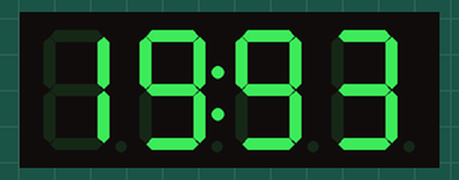
Bench run of a sketch on a simulated Arduino Uno, built with avr-gcc and run on an emulated ATmega328P. Parts: 4-digit seven-segment display. Wiring (inferred from the names in the program): TM1637 display: clock pin 6; DIO pin 5. What the sketch prints to the serial monitor is not drawn.

Above: at 0.1 s.
At 3.1 s:
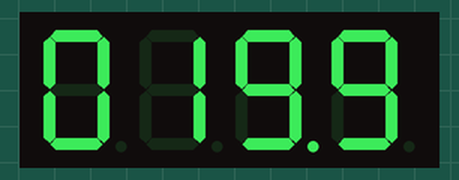
At 9.1 s:
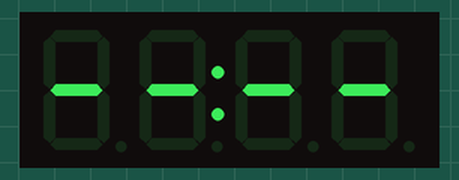
At 15.1 s:
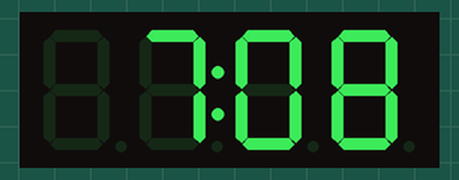
At 21.1 s:
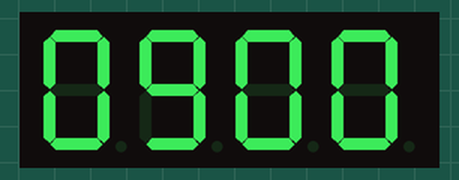
At 36.2 s:
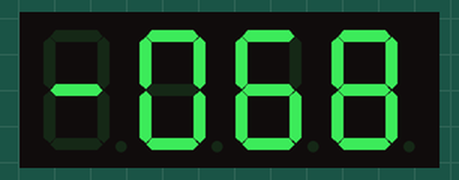

The sketch:

demo_AC_TM1637.ino
```cpp
/**
 * Demo for the AC_TM1637 library.
 * Code by Arthur Chargueraud.
 * This code is in the public domain.
 *
 * The demo displays various values,
 * then display the current counter which increments
 * at some frequency.
 *
 * Wiring:
 * - CLK to pin 11
 * - DIO to pin 12
 * - VCC to alimentation (or to power control digital pin)
 * - GND to ground
 *
 */

#include <AC_TM1637.h>

// const int pinCLK = 11;
// const int pinDIO = 12;
const int pinCLK = 6;
const int pinDIO = 5;

AC_TM1637 display(pinCLK, pinDIO);

const int delayBetweenDemos = 3000;
const int periodBetweenIncrements = 5; // milliseconds

void setup()
{
  Serial.begin(9600);
  Serial.println("Starting up");

  display.begin();

  // showFloat only works with devices where every digit has a decimal point
  display.showFloat(19.934, 2); // display 19.93
  delay(delayBetweenDemos);
  display.showFloat(19.934, 1, true); // leading zero; display 019.9
  delay(delayBetweenDemos);
  display.showFloat(-9.92, 2); // display -9.92
  delay(delayBetweenDemos);
  display.showFloat(-99.2, 2); // overflow
  delay(delayBetweenDemos);

  display.showTime(14, 32);
  delay(delayBetweenDemos);
  display.showTime(7, 8);
  delay(delayBetweenDemos);

  display.setDigits(5,6,7,8);
  delay(delayBetweenDemos);
  display.setDigits(0,9,0,0);
  delay(delayBetweenDemos);
  display.setDigitAt(1, 9); // display becomes 800
  delay(delayBetweenDemos);

  display.showInt(1234);
  delay(delayBetweenDemos);
  display.showInt(-268);
  delay(delayBetweenDemos);
  display.showInt(67, true); // leadingZero
  delay(delayBetweenDemos);
  display.showInt(-68, true); // leadingZero
  delay(delayBetweenDemos);
  display.showInt(-1000); // overflow
  delay(delayBetweenDemos);
  display.showInt(-999);
  delay(delayBetweenDemos);
  display.showInt(12345); // overflow
  delay(delayBetweenDemos);
}

int counter = 0;

void loop()
{
  counter = (counter+1);
  display.showInt(counter);
  delay(periodBetweenIncrements);
}


/*

// The amount of time (in milliseconds) between tests
#define TEST_DELAY   1000

const uint8_t SEG_DONE[] = {
	SEG_B | SEG_C | SEG_D | SEG_E | SEG_G,           // d
	SEG_A | SEG_B | SEG_C | SEG_D | SEG_E | SEG_F,   // O
	SEG_C | SEG_E | SEG_G,                           // n
	SEG_A | SEG_D | SEG_E | SEG_F | SEG_G            // E
	};

TM1637Display display(CLK, DIO);

void setup()
{
  Serial.begin(9600);
  Serial.println("Starting up");
  int pinAlim = 13;
  pinMode(pinAlim, OUTPUT); // TODO: for pinAlim

  digitalWrite(pinAlim, HIGH);
}

void loop()
{
  int k = 8;
  uint8_t data[] = { 0xff, 0xff, 0xff, 0xff };
 // display.setBrightness(0x0f);
  display.setBrightness(8);


  // All segments on
  Serial.println("all on");
  display.setSegments(data);
  delay(TEST_DELAY);

  // Selectively set different digits
  Serial.println("digits");
  data[0] = 0b01001001;
  data[1] = display.encodeDigit(1);
  data[2] = display.encodeDigit(2);
  data[3] = display.encodeDigit(3);

  for(k = 3; k >= 0; k--) {
	display.setSegments(data, 1, k);
	delay(TEST_DELAY);
	}

   Serial.println("other");
  display.setSegments(data+2, 2, 2);
  delay(TEST_DELAY);

  display.setSegments(data+2, 2, 1);
  delay(TEST_DELAY);

  display.setSegments(data+1, 3, 1);
  delay(TEST_DELAY);


  // Show decimal numbers with/without leading zeros
  bool lz = false;
  for (uint8_t z = 0; z < 2; z++) {
	for(k = 0; k < 10000; k += k*4 + 7) {
		display.showNumberDec(k, lz);
		delay(TEST_DELAY);
	}
	lz = true;
  }

  // Show decimal number whose length is smaller than 4
  for(k = 0; k < 4; k++)
	data[k] = 0;
  display.setSegments(data);

  display.showNumberDec(153, false, 3, 1);
  delay(TEST_DELAY);
  display.showNumberDec(22, false, 2, 2);
  delay(TEST_DELAY);
  display.showNumberDec(0, true, 1, 3);
  delay(TEST_DELAY);
  display.showNumberDec(0, true, 1, 2);
  delay(TEST_DELAY);
  display.showNumberDec(0, true, 1, 1);
  delay(TEST_DELAY);
  display.showNumberDec(0, true, 1, 0);
  delay(TEST_DELAY);

  // Brightness Test
  for(k = 0; k < 4; k++)
	data[k] = 0xff;
  for(k = 0; k < 16; k++) {
    display.setBrightness(k);
    display.setSegments(data);
    delay(TEST_DELAY);
  }

  // Done!
  display.setSegments(SEG_DONE);

  while(1);
}


*/
```

Measured:
- what the display in image 1 shows lasts 3.0 s, from 3.0 s to 6.0 s
- what the display in image 4 shows lasts 6.0 s, from 21.1 s to 27.1 s
